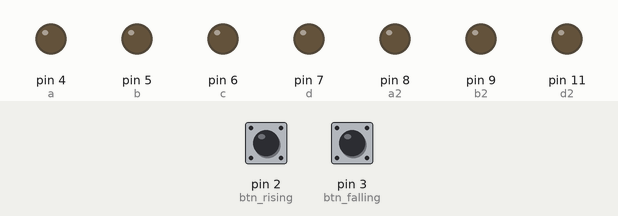
Recording of a sketch running on a simulated Arduino Uno, built with avr-gcc and run on an emulated ATmega328P. Shown: output pins drawn as LEDs (lit = HIGH). The inputs (shaded band) are chosen by the test bench; at power-on: pin 2 (btn_rising) LOW, pin 3 (btn_falling) HIGH.

Above: at 1.2 s.
1.3 s: pin 2 (btn_rising) pulled HIGH for 0.15 s
At 2.3 s:
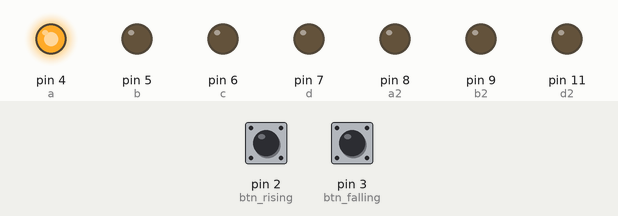
2.9 s: pin 2 (btn_rising) pulled HIGH for 1 s
At 3.5 s:
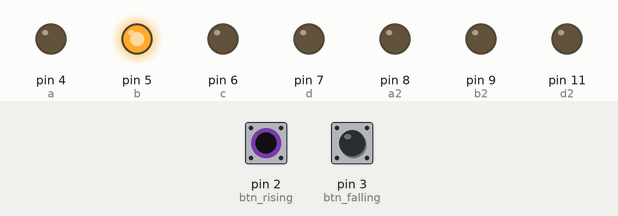
5.4 s: pin 2 (btn_rising) pulled HIGH for 0.15 s
At 6.6 s:
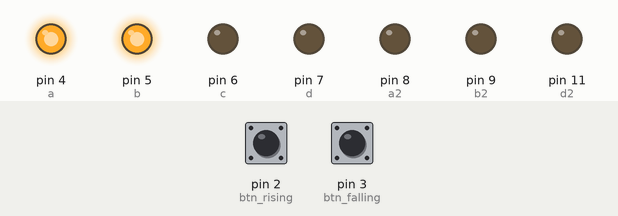
7.0 s: pin 2 (btn_rising) pulled HIGH for 3.2 s
At 7.9 s:
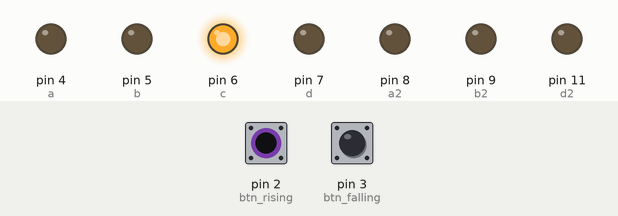
11.7 s: pin 2 (btn_rising) pulled HIGH for 0.15 s
At 12.6 s:
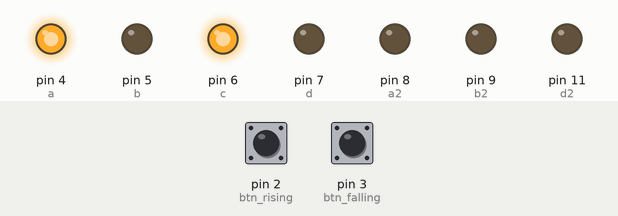
13.3 s: pin 2 (btn_rising) pulled HIGH for 1 s
At 13.8 s:
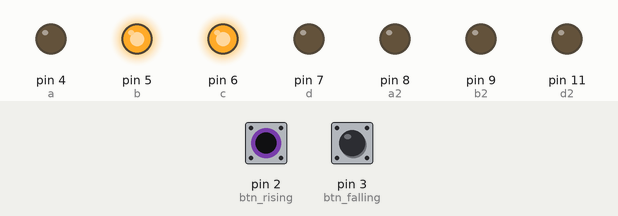
Timing chart, 0 to 16.3 s (numbered marks = the images above; inputs shaded):
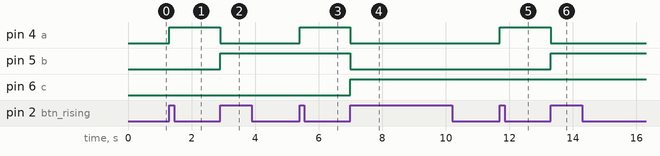

The sketch:

PRIMERA_PARTE3.ino
```cpp
/*
 * Fundacion Kinal
 * Centro educativo tecnico laboral Kinal
 * Perito en electonica
 * Quinto perito
 * EB5AM / EB5AV
 * Taller de electronica digital y reparacion de computadoras
 * Nombre: pablo alexander canel aguilon
 * Fecha:
 * Proyecto: contador
 */

#define btn_rising  2
#define btn_falling 3
#define a 4
#define b 5
#define c 6
#define d 7
#define a2 8
#define b2 9
#define c2 10
#define d2 11
void funcionA(void);
void funcionB(void);
int unidades = 0;
int decenas = 0;

void setup() {
Serial.begin(19200);
pinMode(btn_rising, INPUT);
pinMode(btn_falling, INPUT);
attachInterrupt(digitalPinToInterrupt(btn_rising),funcionA,RISING);//asendente
attachInterrupt(digitalPinToInterrupt(btn_falling),funcionB,FALLING);//desendente
pinMode(a,OUTPUT);
pinMode(b,OUTPUT);
pinMode(c,OUTPUT);
pinMode(d,OUTPUT);
pinMode(a2,OUTPUT);
pinMode(b2,OUTPUT);
pinMode(c2,OUTPUT);
pinMode(d2,OUTPUT);
}

void loop() {


 switch(unidades)//contador de unidades
  {
 case 0:
 digitalWrite(a,LOW);
 digitalWrite(b,LOW);
 digitalWrite(c,LOW);
 digitalWrite(d,LOW);
 break;
 case 1:
 digitalWrite(a,HIGH);
 digitalWrite(b,LOW);
 digitalWrite(c,LOW);
 digitalWrite(d,LOW);
 break;
 case 2:
 digitalWrite(a,LOW);
 digitalWrite(b,HIGH);
 digitalWrite(c,LOW);
 digitalWrite(d,LOW);
 break;
 case 3:
 digitalWrite(a,HIGH);
 digitalWrite(b,HIGH);
 digitalWrite(c,LOW);
 digitalWrite(d,LOW);
 break;
 case 4:
 digitalWrite(a,LOW);
 digitalWrite(b,LOW);
 digitalWrite(c,HIGH);
 digitalWrite(d,LOW);
 break;
 case 5:
 digitalWrite(a,HIGH);
 digitalWrite(b,LOW);
 digitalWrite(c,HIGH);
 digitalWrite(d,LOW);
 break;
 case 6:
 digitalWrite(a,LOW);
 digitalWrite(b,HIGH);
 digitalWrite(c,HIGH);
 digitalWrite(d,LOW);
 break;
 case 7:
 digitalWrite(a,HIGH);
 digitalWrite(b,HIGH);
 digitalWrite(c,HIGH);
 digitalWrite(d,LOW);
 break;
 case 8:
 digitalWrite(a,LOW);
 digitalWrite(b,LOW);
 digitalWrite(c,LOW);
 digitalWrite(d,HIGH);
 break;
 case 9:
 digitalWrite(a,HIGH);
 digitalWrite(b,LOW);
 digitalWrite(c,LOW);
 digitalWrite(d,HIGH);
 break;
}
switch(decenas)//contador de unidades
  {
 case 0:
 digitalWrite(a2,LOW);
 digitalWrite(b2,LOW);
 digitalWrite(c2,LOW);
 digitalWrite(d2,LOW);
 break;
 case 1:
 digitalWrite(a2,HIGH);
 digitalWrite(b2,LOW);
 digitalWrite(c2,LOW);
 digitalWrite(d2,LOW);
 break;
 case 2:
 digitalWrite(a2,LOW);
 digitalWrite(b2,HIGH);
 digitalWrite(c2,LOW);
 digitalWrite(d2,LOW);
 break;
 case 3:
 digitalWrite(a2,HIGH);
 digitalWrite(b2,HIGH);
 digitalWrite(c2,LOW);
 digitalWrite(d2,LOW);
 break;
 case 4:
 digitalWrite(a2,LOW);
 digitalWrite(b2,LOW);
 digitalWrite(c2,HIGH);
 digitalWrite(d2,LOW);
 break;
 case 5:
 digitalWrite(a2,HIGH);
 digitalWrite(b2,LOW);
 digitalWrite(c2,HIGH);
 digitalWrite(d2,LOW);
 break;

 case 6:
 digitalWrite(a2,HIGH);
 digitalWrite(b2,LOW);
 digitalWrite(c2,HIGH);
 digitalWrite(d2,LOW);
 break;

}
}

void funcionA(void){

unidades=unidades +1;
if (unidades==10)
{
  unidades =0;
  decenas=decenas+1;
}

  if(decenas>=5&&unidades>=0)
{
  decenas =0;
  unidades=0;
}


}


void funcionB(void){
 unidades=unidades-1;
 if (unidades<0)
 {
 unidades = 9;
 decenas = decenas -1;
}
  if(decenas<0&&unidades<=10)
{
  decenas =5;
  unidades=0;
}


}
```

Measured:
- after the input at 1.3 s, pin 4 (a): LOW → HIGH at once
- after the input at 2.9 s, pin 4 (a): HIGH → LOW at once; pin 5 (b): LOW → HIGH at once
- after the input at 5.4 s, pin 4 (a): LOW → HIGH at once
- after the input at 7.0 s, pin 4 (a), pin 5 (b): HIGH → LOW at once; pin 6 (c): LOW → HIGH at once
- after the input at 11.7 s, pin 4 (a): LOW → HIGH at once
- after the input at 13.3 s, pin 4 (a): HIGH → LOW at once; pin 5 (b): LOW → HIGH at once
